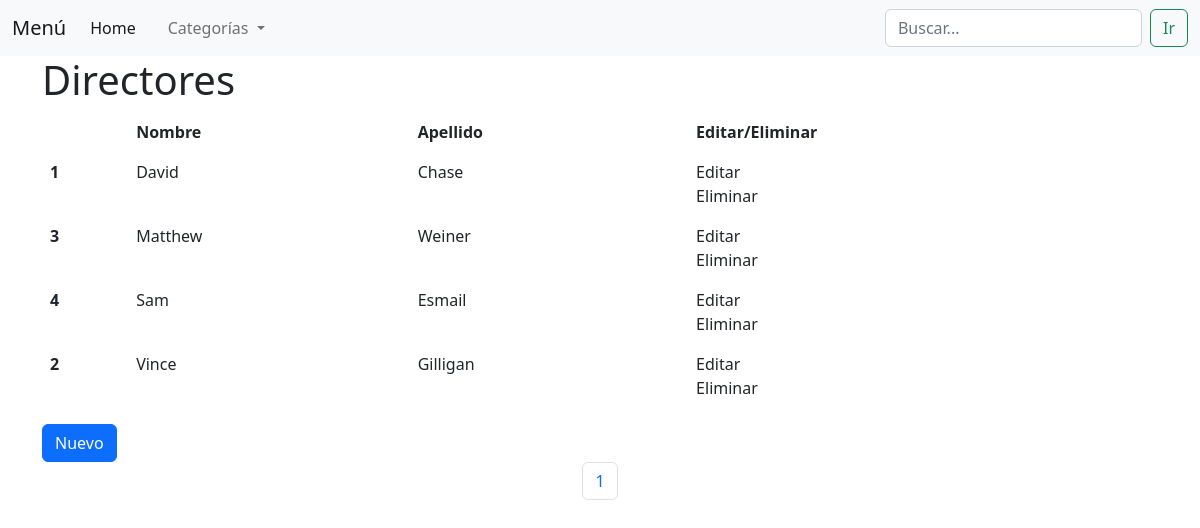
Screenshot of /directores with the database file from the repository.
### blog/models.py (models this page shows, shortened)
class Director(models.Model):
    name = models.CharField('Nombre', max_length=100)
    last_name = models.CharField('Apellido', max_length=100)
    age = models.IntegerField('Edad')
    class Meta:
        verbose_name = 'Director'
        verbose_name_plural = 'Directores'

### blog/views.py (the view)
# urls.py: path('directores', views.DirectorListView.as_view(), name='directores'),
class DirectorListView(ListView):
    template_name = "directores/directores.html"
    paginate_by = 5
    ordering = 'name'
    model = Director

### blog/templates/directores/directores.html (shortened to what this page needs)
{% extends 'base.html' %}
{% block content %}
{% include 'includes/header.html' %}
    <div class="container">
        <h1>Directores</h1>
    </div>
    <div class="container">
        <table class="table table-borderless">
            <thead>
            <tr>
                <th scope="col"></th>
                <th scope="col">Nombre</th>
                <th scope="col">Apellido</th>
                <th scope="col">Editar/Eliminar</th>
            </tr>
            </thead>
            <tbody>
                {% for director in object_list %}
            <tr>
                <th scope="row">{{director.id}}</th>
                <td>{{director.name}}</td>
                <td>{{director.last_name}}</td>
                <td>
                    <a class="nav-link active" aria-current="page" href="{% url 'urls_app:modificar-director' director.id %}">Editar</a>
                    <a class="nav-link active" aria-current="page" href="{% url 'urls_app:eliminar-director' director.id %}">Eliminar</a>
                </td>
            </tr>
            {% endfor %}
            </tbody>
        </table>
    </div>
    <div class="container">
        <a class="btn btn-primary" href="nuevo_director">Nuevo</a>
    </div>
    <nav aria-label="Page navigation example">
        <ul class="pagination justify-content-center">
            {% for pagina in paginator.page_range %}
            <li class="page-item">
                <a class="page-link" href="?page={{pagina}}"> {{pagina}} </a>
            </li>
            {% endfor %}
        </ul>
    </nav>
{% endblock content %}

### rows the page displays
Director: id "1", name "David", last_name "Chase"
Director: id "3", name "Matthew", last_name "Weiner"
Director: id "4", name "Sam", last_name "Esmail"
Director: id "2", name "Vince", last_name "Gilligan"

### other values shown
{{ pagina }} "1"
